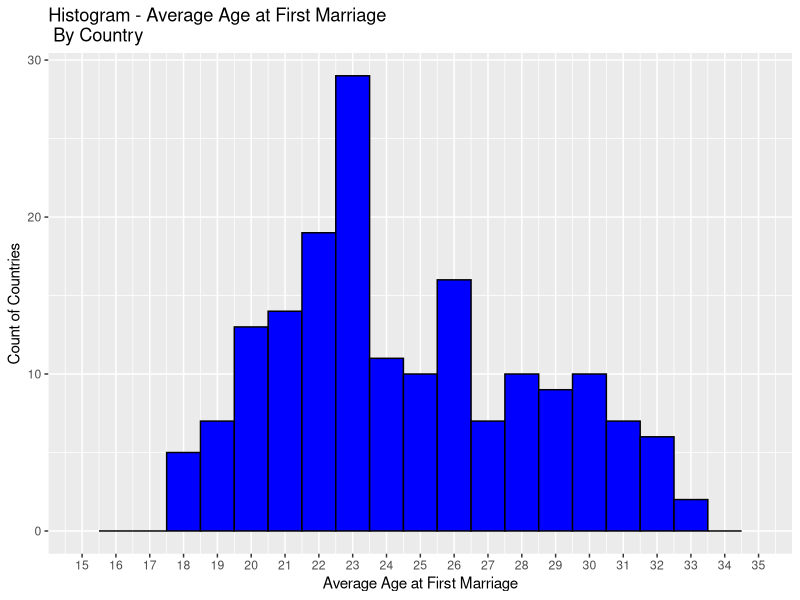
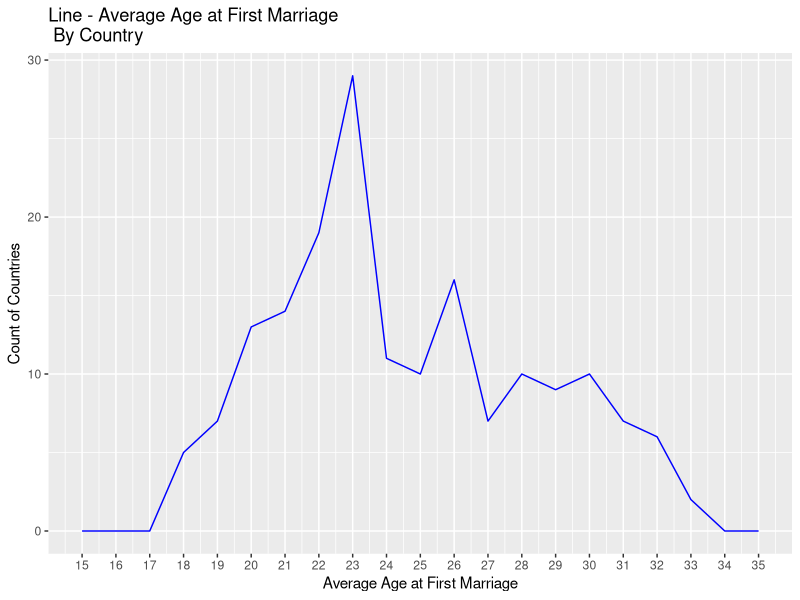
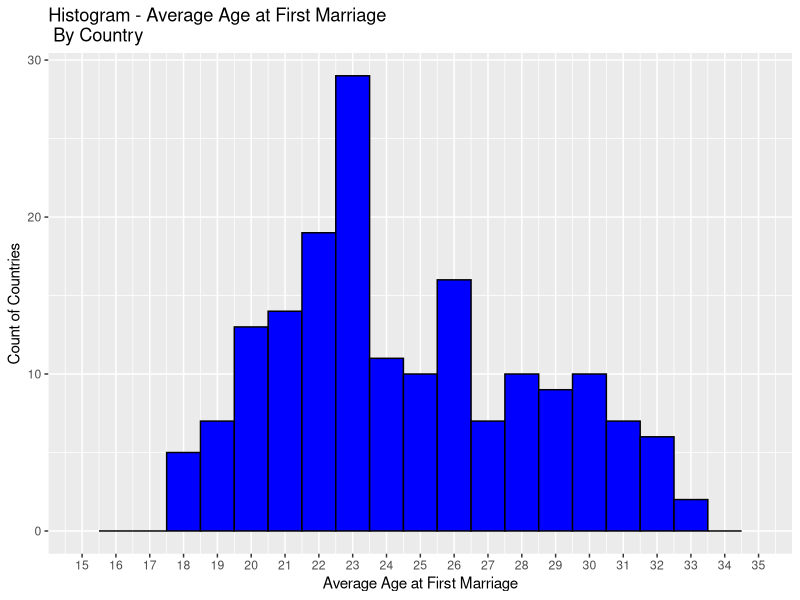
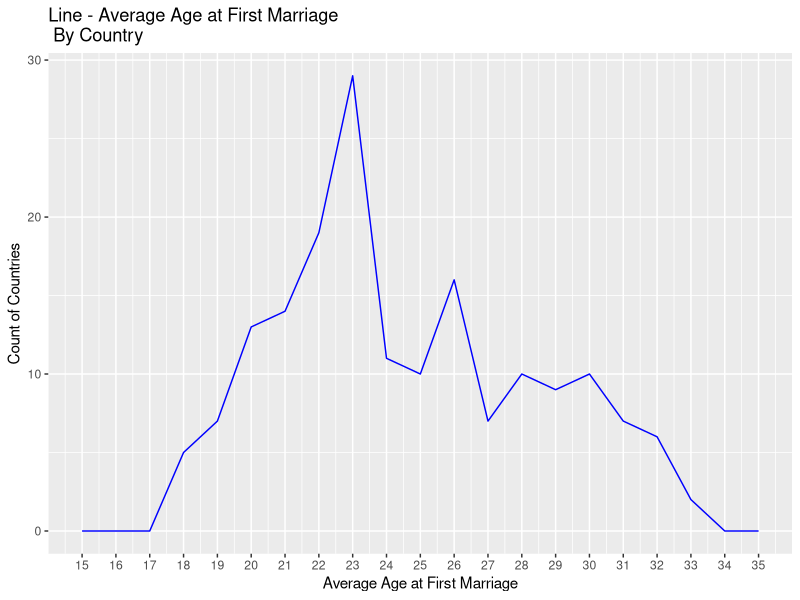

Here is the R script that generated these plots, in order:
## ---- chunk 1
library(ggplot2)
library(knitr)
## ---- chunk 2
knitr::opts_chunk$set(echo=FALSE, warning=FALSE, message=FALSE)
## ---- chunk 3
age_of_marriage <- read.csv('age_of_marriage.csv',
                            header = T,
                            row.names = 1,
                            check.names = F)
## ---- chunk 4
summary(age_of_marriage)
## ---- chunk 5
ggplot(data = age_of_marriage, aes(x = Age)) +
  geom_histogram(binwidth = 1,
                 color = 'black',
                 fill = 'blue') +
  scale_x_continuous(limits = c(15, 35),
                     breaks = seq(15, 35, 1)) +
  xlab('Average Age at First Marriage') +
  ylab('Count of Countries') +
  ggtitle('Histogram - Average Age at First Marriage \n By Country')

ggsave('Histogram-Age_Marriage.png')
## ---- chunk 6
ggplot(data = age_of_marriage, aes(x = Age)) +
  geom_freqpoly(binwidth = 1,
                color = 'blue') +
  scale_x_continuous(limits = c(15, 35),
                     breaks = seq(15, 35, 1)) +
  xlab('Average Age at First Marriage') +
  ylab('Count of Countries') +
  ggtitle('Line - Average Age at First Marriage \n By Country')

ggsave('Line-Age_Marriage.png')
